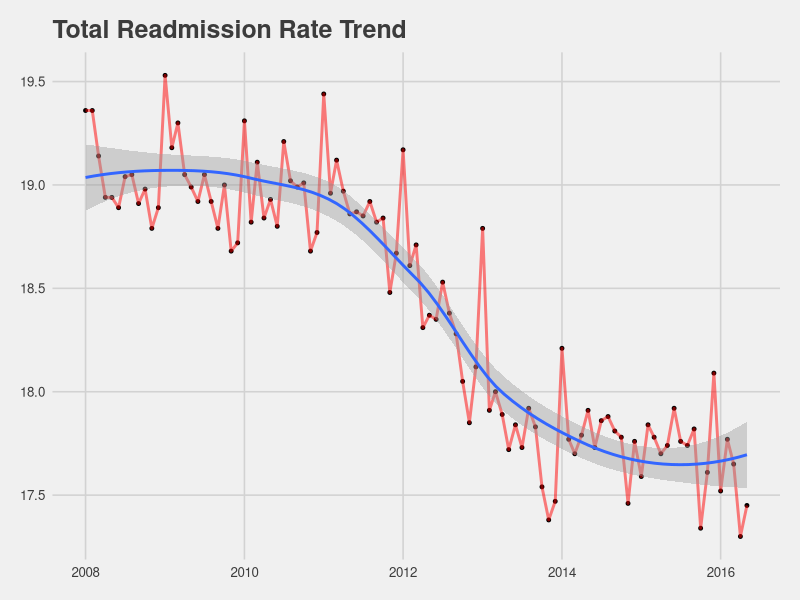
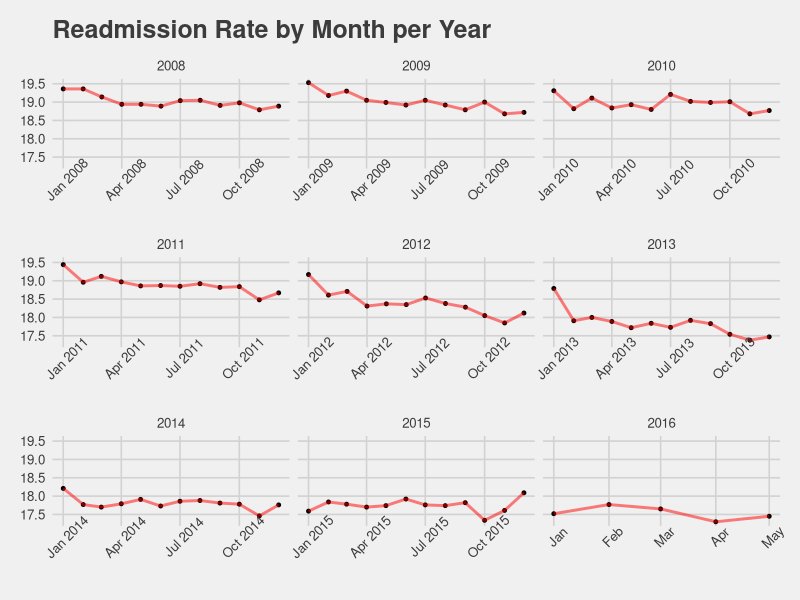
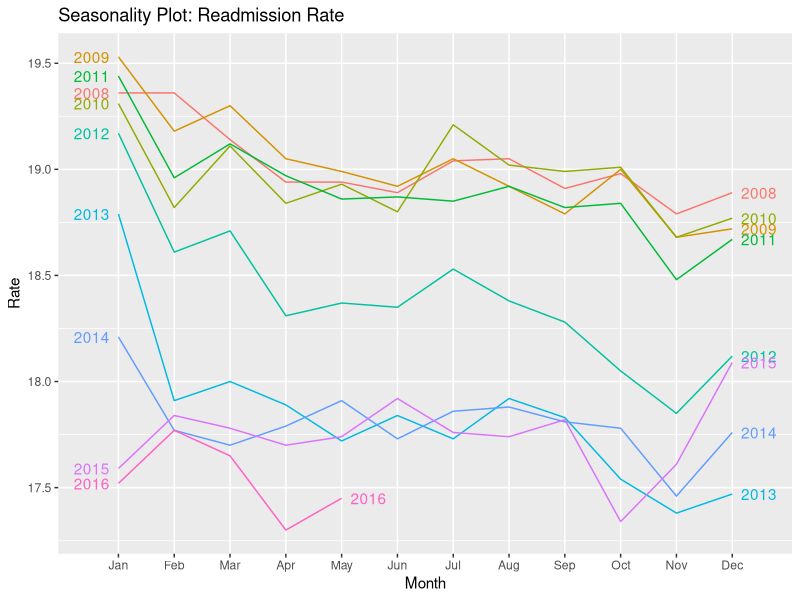
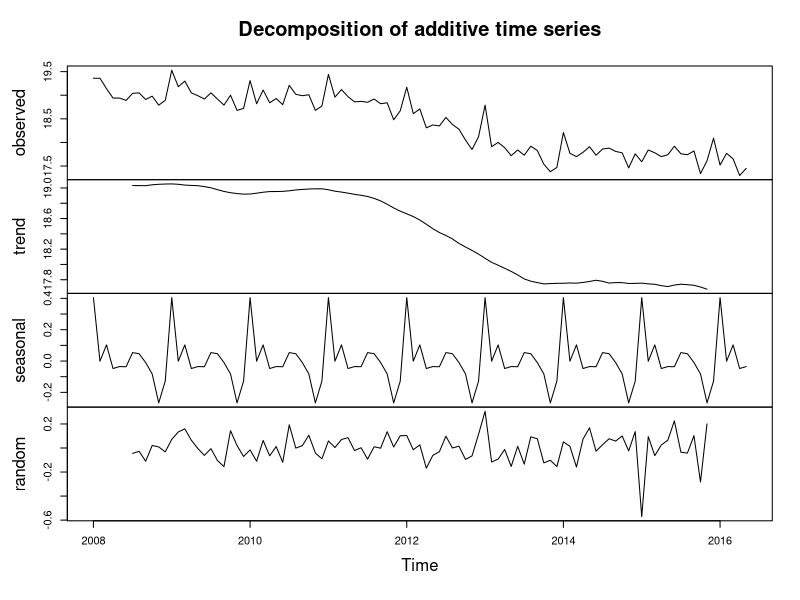
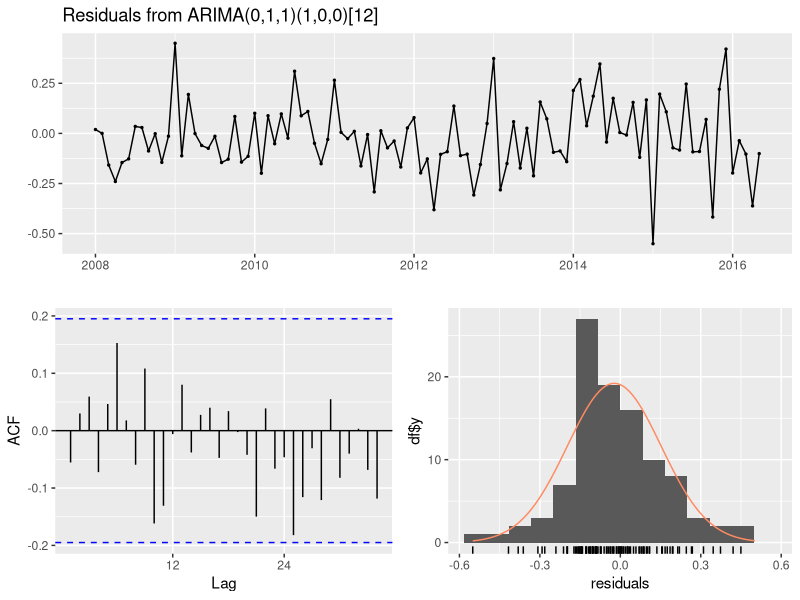
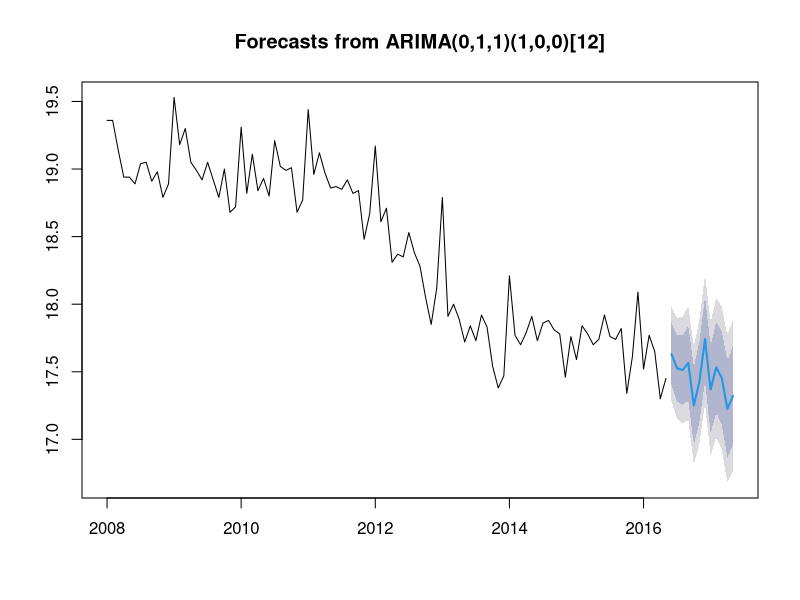

Reproduce these figures in R, in order.
## ---- chunk 1
knitr::opts_chunk$set(echo = TRUE)
## ---- chunk 2
library(tidyverse)
library(caret)
library(readr)
library(lubridate)
library(gridExtra)
library(ggthemes)
library(forecast)
library(tseries)

data <- read_csv("ffs-medicare-30-day-readmission-rate-puf.csv")

data.save <- data

# We begin by parsing the serice month into Month and year: 

data$year<-sapply(data$`Service Month`, function(x) as.numeric(strsplit(x,"-")[[1]][2]))
data$month<-sapply(data$`Service Month`, function(x) strsplit(x,"-")[[1]][1])
# Match month abbreviation to numeric representation
data$month.num <- match(data$month,month.abb)

# Specify correct year
data$year <- (data$year + 2000)

#simulate day column using the first of the month here (though no day value provided)
data$day <- 1

#reformulate as date: 
data$date <- as.Date(paste0(data$year,'-',data$month.num,'-',data$day), format="%Y-%m-%d")

# Set X-axis time series range
time <- as.POSIXct(strptime(c("2008-01-01","2016-05-01"), format = "%y-%m-%d"))


## ---- chunk 3

RR.month <- data %>% group_by(date, `Readmission Rate`) %>%
  ggplot(aes(x=as.POSIXct(date),y=`Readmission Rate`)) + 
  geom_point(size=1) + 
  geom_line(alpha=.5,size=1, color = "red") + 
  scale_x_datetime(limits =time) + 
  labs(title="Total Readmission Rate Trend") +
  geom_smooth() +
  xlab("Month and Year") + 
  ylab("Readmission Rate") +
  theme_fivethirtyeight()

## ---- chunk 4
plot(RR.month)
## ---- chunk 5

RR.year <- data %>% #filter(year==2008) %>%
  group_by(date, `Readmission Rate`) %>%
  ggplot(aes(x=as.POSIXct(date),y=`Readmission Rate`)) + 
  geom_point(size=1) + 
  geom_line(alpha=.5,size=1, color = "red") +
  labs(title="Readmission Rate by Month per Year") + 
  xlab("Month and Year") + 
  ylab("Readmission Rate") +
  facet_wrap(~ year, scales = "free_x") +
  theme_fivethirtyeight() +
  theme(axis.text.x = element_text(angle = 45))

## ---- chunk 6
plot(RR.year)
## ---- chunk 7

ts.data <- subset(data[c("Readmission Rate", "month.num", "year")])
colnames(ts.data)[colnames(ts.data)=="month.num"] <- "month"

# Create time series
ts <- ts(ts.data$`Readmission Rate`, start=c(2008, 1), end=c(2016, 5), frequency=12)

# Additive decomposition
decomposedRes <- decompose(ts, type="add")

# ARIMA fit
autoArimaFit <- auto.arima(ts, seasonal = TRUE, stepwise=FALSE, approximation=FALSE, allowdrift = TRUE)

## ---- chunk 8

ggseasonplot(ts, year.labels=TRUE, year.labels.left=TRUE) +
  ylab("Rate") +
  ggtitle("Seasonality Plot: Readmission Rate")

## ---- chunk 9

plot(decomposedRes)

## ---- chunk 10

checkresiduals(autoArimaFit)

## ---- chunk 11
res <- residuals(autoArimaFit)
Box.test(res, lag=12, type="Ljung")

## ---- chunk 12

plot(forecast(autoArimaFit, h=12))

## ---- chunk 13

summary(autoArimaFit)

## ---- chunk 14

# # Edit the following to create a 12 month "testing" dataset. 
# 
# ## Create time series
# #ts.train <- ts(ts.data$`Readmission Rate`, start=c(2008, 1), end=c(2015, 6), frequency=12)
# #ts.test <- ts(ts.data$`Readmission Rate`, start=c(2015, 6), end=c(2016, 5), frequency=12)
# #
# 
# arima.cast <- forecast::forecast(autoArimaFit, h=12)
# arima.df <- as.data.frame(arima.cast)
# ts.test.df <- as.data.frame(ts.test)
# ts.test.df$arima <- NA
# ts.test.df$arima <- arima.df$`Point Forecast`
# 
# ts.test.df$x <- as.numeric(ts.test.df$x)
# ts.test.df$arima <- as.numeric(ts.test.df$arima)
# 
# error <- ts.test.df$x - ts.test.df$arima
# 
# # RMSE function
# rmse <- function(error)
# {
#     sqrt(mean(error^2))
# }
#  
# # MAE function
# mae <- function(error)
# {
#     mean(abs(error))
# }
# 
# rmse(error)
# mae(error)


